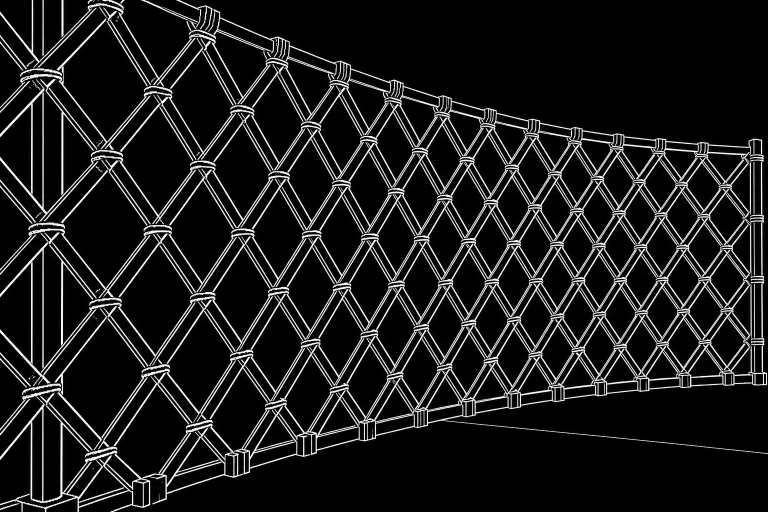
#> input picture aism/hero/source-lattice.webp, 1536 x 1024 px (shown at 1/2 size)
$ python make_hero.py
#> lines starting #> are read from the running program, lines starting #| are printed output that depends on the picture
"""Turn the ger-lattice line drawing into soft AISM hero backgrounds.

Usage: python3 make_hero.py  (writes into ./out next to this script)
"""
from pathlib import Path

import numpy as np
from PIL import Image, ImageFilter

HERE = Path(__file__).parent
OUT = HERE / "out"

# AISM brand tokens
INK_LAMP = np.array([0x2E, 0x29, 0x23]) / 255
INK_MID = np.array([0x1D, 0x1A, 0x16]) / 255
INK_EDGE = np.array([0x10, 0x0F, 0x0D]) / 255
PAPER = np.array([0xF1, 0xEC, 0xE2]) / 255
KHADAG = np.array([0x22, 0x54, 0xC7]) / 255
KHADAG_MID = np.array([0x1E, 0x4D, 0xBB]) / 255
KHADAG_DEEP = np.array([0x11, 0x2E, 0x73]) / 255
BLUE_PALE = np.array([0xBF, 0xD0, 0xFF]) / 255

THEMES = {
    "ink": dict(stops=(INK_LAMP, INK_MID, INK_EDGE), line=PAPER, strength=0.30),
    "khadag": dict(stops=(KHADAG, KHADAG_MID, KHADAG_DEEP), line=BLUE_PALE, strength=0.26),
}


def smoothstep(e0, e1, x):
    t = np.clip((x - e0) / (e1 - e0), 0, 1)
    return t * t * (3 - 2 * t)


def line_mask(src, size, crop):
    """Anti-aliased 0..1 mask of the white lattice lines."""
    g = src.convert("L").crop(crop).resize(size, Image.LANCZOS)
    g = g.filter(ImageFilter.GaussianBlur(size[0] / 1400))  # kill jaggies / jpeg edges
    m = np.asarray(g, dtype=np.float32) / 255
    return smoothstep(0.08, 0.85, m)


def compose(mask, theme, lamp=(0.62, 0.38), fade_left=True, dim=1.0, seed=7):
    h, w = mask.shape
    yy, xx = np.mgrid[0:h, 0:w].astype(np.float32)
    nx, ny = xx / w, yy / h

    # lamp-light radial background
    d = np.sqrt(((nx - lamp[0]) / 0.70) ** 2 + ((ny - lamp[1]) / 0.60) ** 2)
    a, b, c = theme["stops"]
    t1 = smoothstep(0.0, 0.45, d)[..., None]
    t2 = smoothstep(0.45, 1.05, d)[..., None]
    bg = a * (1 - t1) + b * t1
    bg = bg * (1 - t2) + c * t2

    # line opacity: calm on the left where the headline sits, fade the floor
    alpha = np.full((h, w), theme["strength"] * dim, np.float32)
    if fade_left:
        alpha *= 0.35 + 0.65 * smoothstep(0.05, 0.62, nx)
    alpha *= 1 - 0.85 * smoothstep(0.72, 1.0, ny)
    alpha *= 1 - 0.5 * smoothstep(0.55, 1.15, d)  # vignette

    img = bg * (1 - (mask * alpha)[..., None]) + theme["line"] * (mask * alpha)[..., None]

    # fine monochrome grain to stop gradient banding
    rng = np.random.default_rng(seed)
    img += (rng.standard_normal((h, w, 1)) * 0.012).astype(np.float32)
    return Image.fromarray((np.clip(img, 0, 1) * 255 + 0.5).astype(np.uint8))


def main():
    OUT.mkdir(exist_ok=True)
    src = Image.open(HERE / "source-lattice.webp")
#> src is the input picture: PIL image 1536x1024 RGB; mean R, G, B 27.2, 27.2, 27.2
    W, H = src.size  # 1536x1024
#> W = 1536; H = 1024

    # desktop 16:9 (trim top rail + floor), mobile 4:5 centred on the receding wall
    desk_crop = (0, 70, W, 70 + W * 9 // 16)
#> desk_crop = (0, 70, 1536, 934)
    mob_w = int(H * 0.8)
#> mob_w = 819
    mob_crop = (W - mob_w - 80, 0, W - 80, H)
#> mob_crop = (637, 0, 1456, 1024)

    for name, theme in THEMES.items():
        for tag, size, crop, kw in [
            ("2560", (2560, 1440), desk_crop, {}),
            ("1920", (1920, 1080), desk_crop, {}),
            ("mobile", (1080, 1350), mob_crop, dict(lamp=(0.5, 0.32), fade_left=False, dim=0.75)),
        ]:
            im = compose(line_mask(src, size, crop), theme, **kw)
            base = OUT / f"aism-hero-{name}-{tag}"
            im.save(f"{base}.webp", quality=82, method=6)
            im.save(f"{base}.jpg", quality=84, optimize=True, progressive=True)
            print(base.name, size)
#> this loop made 2 passes
#> pass 1, in line_mask, `g = src.convert("L").crop(crop).resize(size, Image.LANCZOS)`:
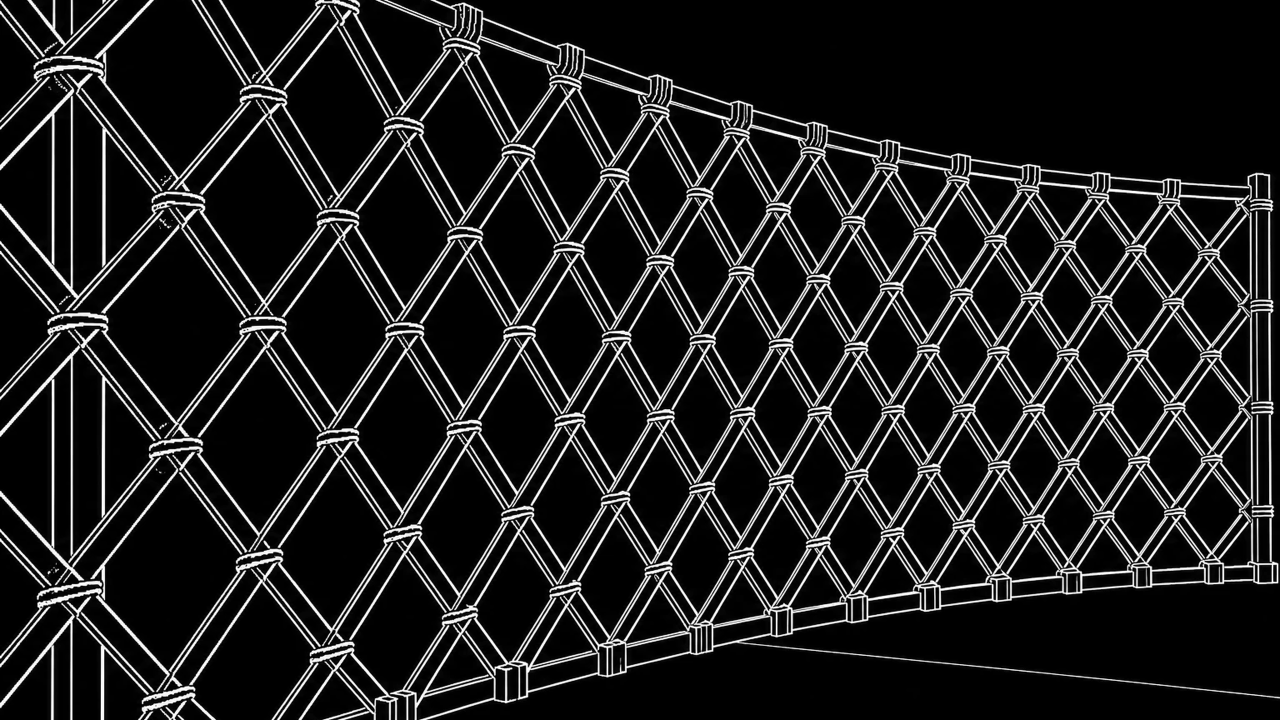
#> g: PIL image 2560x1440 L (shown at 1/2 size); min 0, max 255, mean 30.4
#> after the loop:
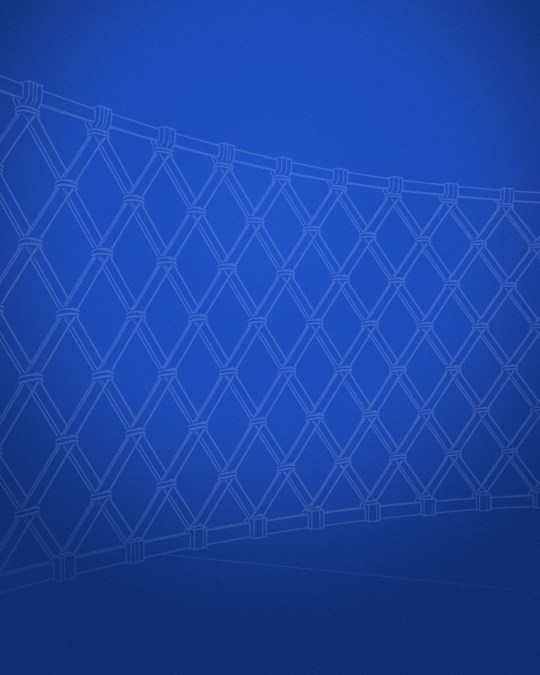
#> im: PIL image 1080x1350 RGB (shown at 1/2 size); mean R, G, B 28.7, 69, 163.6


if __name__ == "__main__":
    main()
